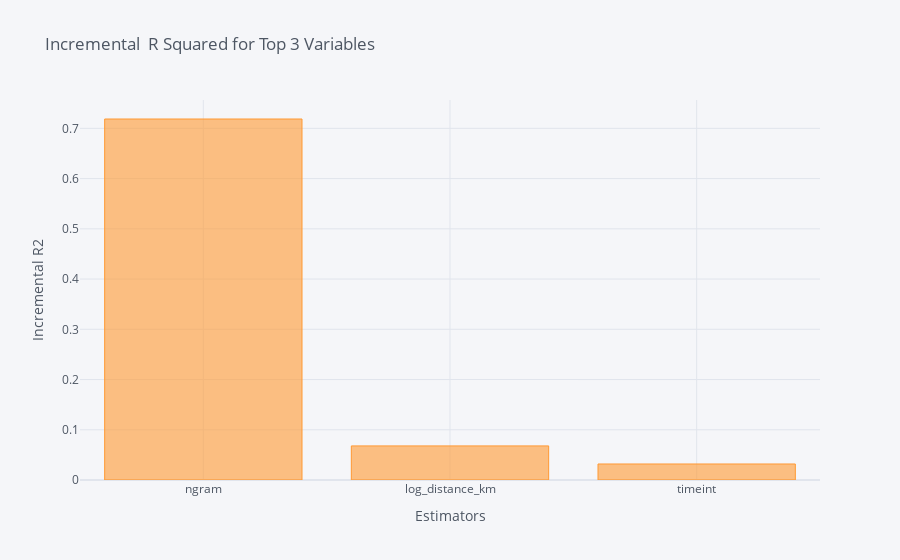
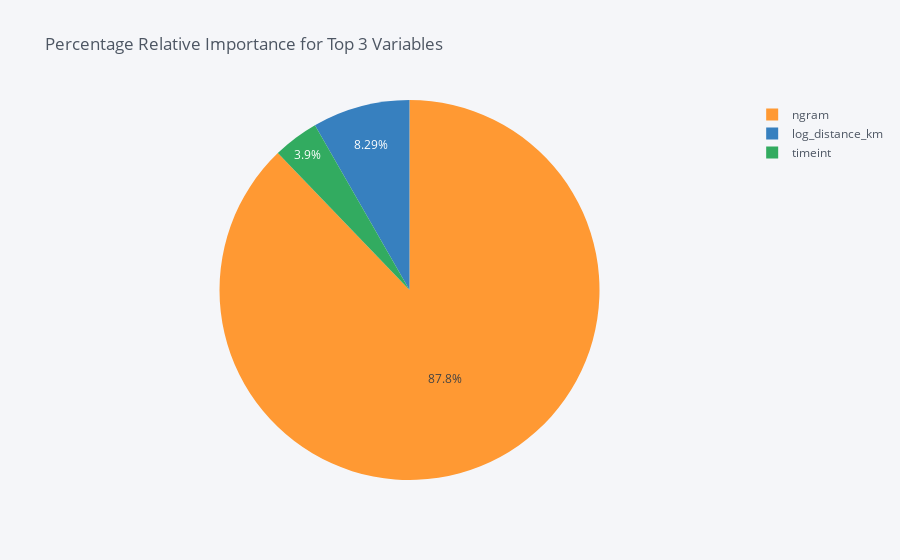

The cell these charts' notebook holds for them, in order:
### Code cell
from dominance_analysis import Dominance_Datasets
from dominance_analysis import Dominance

country='Mexico'
NDFS=countries_NDFS[country]

print(country)
print('----------------------------------')
dominance_regression=Dominance(data=NDFS,target='mu',objective=1)
dominance_regression.incremental_rsquare()
dominance_regression.plot_incremental_rsquare()

### Figure 1 — Plotly figure (JSON) as saved in the notebook; plotly's stock layout.template omitted (floating-point values rounded to 4 significant figures)
{"data": [{"marker": {"color": "rgba(255, 153, 51, 0.6)", "line": {"color": "rgba(255, 153, 51, 1.0)", "width": 1}}, "name": "incremental_r2", "orientation": "v", "text": "", "type": "bar", "x": ["ngram", "log_distance_km", "timeint"], "y": [0.7186, 0.06786, 0.03188]}], "layout": {"legend": {"bgcolor": "#F5F6F9", "font": {"color": "#4D5663"}}, "paper_bgcolor": "#F5F6F9", "plot_bgcolor": "#F5F6F9", "title": {"font": {"color": "#4D5663"}, "text": "Incremental  R Squared for Top 3 Variables "}, "xaxis": {"gridcolor": "#E1E5ED", "showgrid": true, "tickfont": {"color": "#4D5663"}, "title": {"font": {"color": "#4D5663"}, "text": "Estimators"}, "zerolinecolor": "#E1E5ED"}, "yaxis": {"gridcolor": "#E1E5ED", "showgrid": true, "tickfont": {"color": "#4D5663"}, "title": {"font": {"color": "#4D5663"}, "text": "Incremental R2"}, "zerolinecolor": "#E1E5ED"}}}

### Figure 2 — Plotly figure (JSON) as saved in the notebook; plotly's stock layout.template omitted (floating-point values rounded to 4 significant figures)
{"data": [{"labels": ["ngram", "log_distance_km", "timeint"], "marker": {"colors": ["rgba(255, 153, 51, 1.0)", "rgba(55, 128, 191, 1.0)", "rgba(50, 171, 96, 1.0)"]}, "name": "", "type": "pie", "values": [87.81, 8.292, 3.895]}], "layout": {"legend": {"bgcolor": "#F5F6F9", "font": {"color": "#4D5663"}}, "paper_bgcolor": "#F5F6F9", "plot_bgcolor": "#F5F6F9", "title": {"font": {"color": "#4D5663"}, "text": "Percentage Relative Importance for Top 3 Variables "}}}
